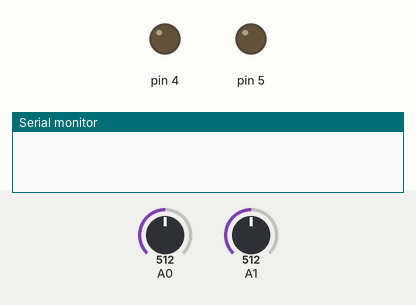
Recording of a sketch running on a simulated Arduino Uno, built with avr-gcc and run on an emulated ATmega328P. Parts: output pins drawn as LEDs (lit = HIGH), the last lines printed to the serial monitor. The test bench sets the inputs (shaded band); at power-on: A1 = 512, A0 = 512.

Above: at 0.2 s.
At 4.4 s:
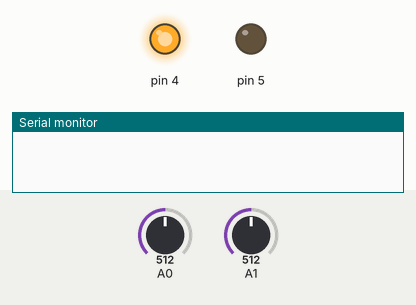
4.5 s: A1 set to 576
6.0 s: A1 set to 595
7.5 s: A0 set to 748
Timing chart, 0 to 10.5 s (numbered marks = the images above; inputs shaded):
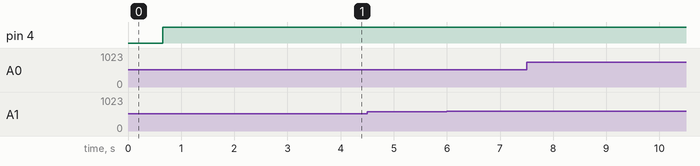

The sketch:

single_sensor.ino
```cpp
const int len = 4;

int current_sensor_8_bit[len],
    current_sensor_amp[len],
    HOLD_current_sensor_amp[len],
    maxValue[len],
    minValue[len];

const int SENSOR1 = 0,
          SENSOR2 = 1,
          AC712_SENSOR_OFFSET = 512,
          MAX_DIGITAL_VALUE = 1023;

const double AC712_SENSOR_VOLT_AMP_CONVERSION = 27.03;

const int SWITCH1 = 4,
          SWITCH2 = 5;

void setup() {
  // put your setup code here, to run once:

  Serial.begin(9600);

  initializeSensor(SENSOR1);
  initializeSensor(SENSOR2);
  initializeOutput(SWITCH1);
  initializeOutput(SWITCH2);

  delay(500);

  Serial.println("< < < System initialize completely ");
  Serial.println("> > >");
  Serial.println("");

}


void loop() {
  // put your main code here, to run repeatedly:

  if(readValue(SENSOR1) <= 1.56) {
    Switch(SWITCH1, 1);
    Switch(SWITCH2, 0);
  }

  readValue(SENSOR2);

  delay(500);

}

int readValue(int pos) {

  current_sensor_8_bit[pos] = analogRead(pos);
  current_sensor_amp[pos] = (((current_sensor_8_bit[pos] - AC712_SENSOR_OFFSET) * AC712_SENSOR_VOLT_AMP_CONVERSION ) / MAX_DIGITAL_VALUE);
  current_sensor_amp[pos] = (current_sensor_amp[pos] + HOLD_current_sensor_amp[pos]) / 2;
  HOLD_current_sensor_amp[pos] = current_sensor_amp[pos];

  maxValue[pos] = max(current_sensor_amp[pos], maxValue[pos]);  minValue[pos] = min(current_sensor_amp[pos], minValue[pos]);

  Serial.println(current_sensor_amp[pos] + "  " + maxValue[pos] - minValue[pos]);

  delay(50);

  return current_sensor_amp[pos];

}

void initializeSensor(int pos) {

  pinMode(pos, INPUT);
  current_sensor_8_bit[pos] = analogRead(pos);
  current_sensor_amp[pos] = (((current_sensor_8_bit[pos] - AC712_SENSOR_OFFSET) * AC712_SENSOR_VOLT_AMP_CONVERSION ) / MAX_DIGITAL_VALUE);
  maxValue[pos] = minValue[pos] = HOLD_current_sensor_amp[pos] = current_sensor_amp[pos];

  delay(25);

}

void initializeOutput(int pos) {

  pinMode(pos, OUTPUT);

  delay(25);

}

void Switch(int pos, int state) {
  if (state)
    digitalWrite(pos, HIGH);
  else
    digitalWrite(pos, LOW);

}
```
